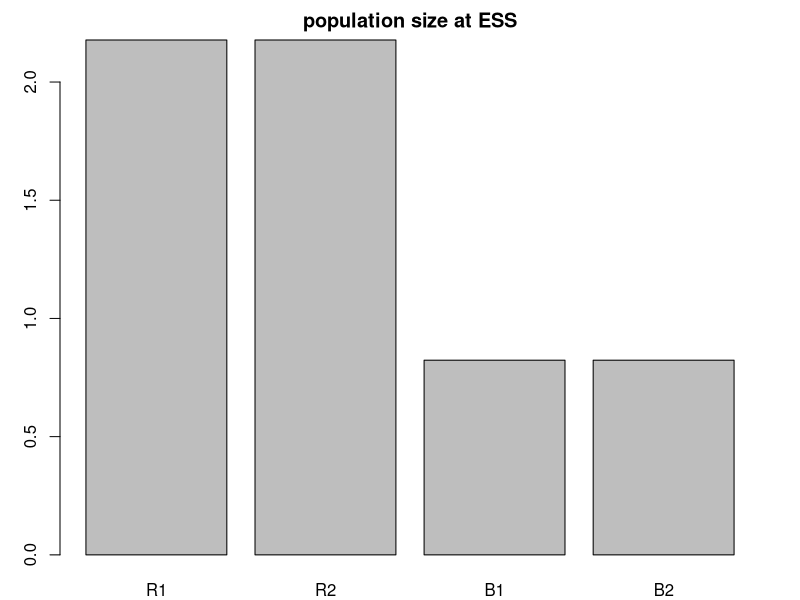
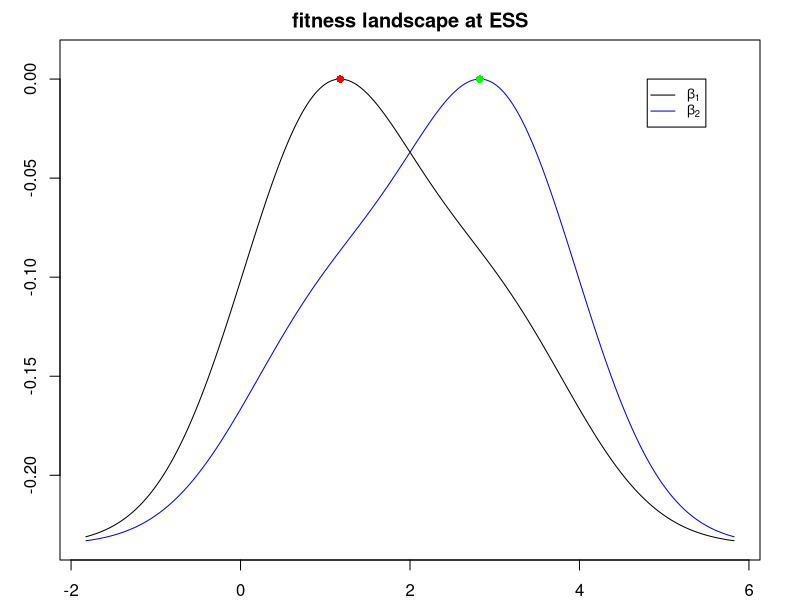
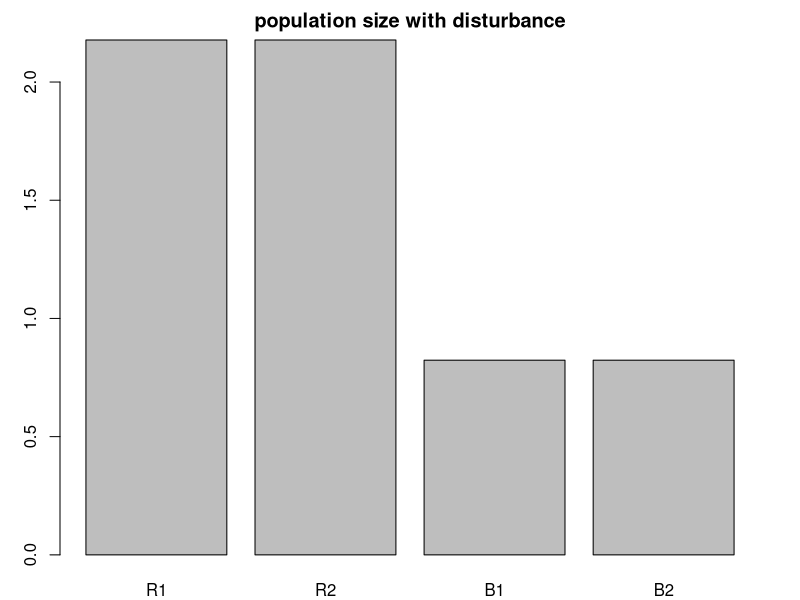
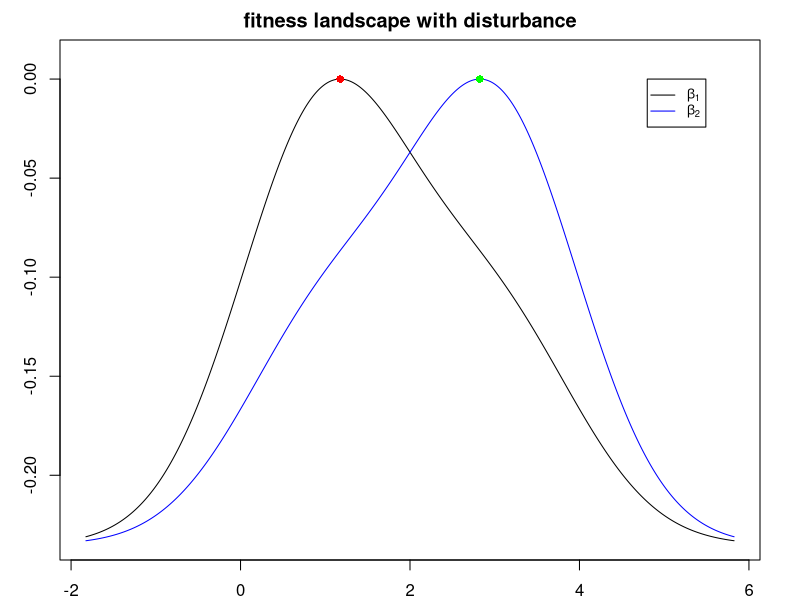
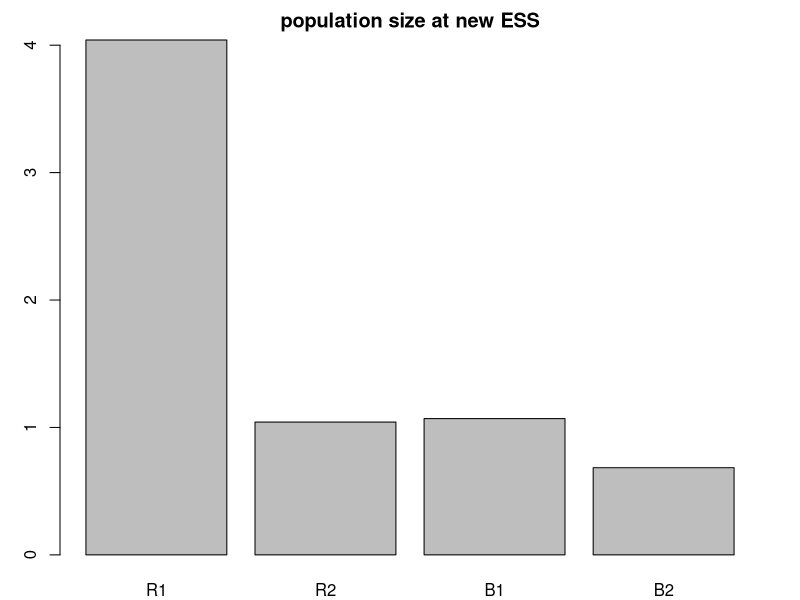
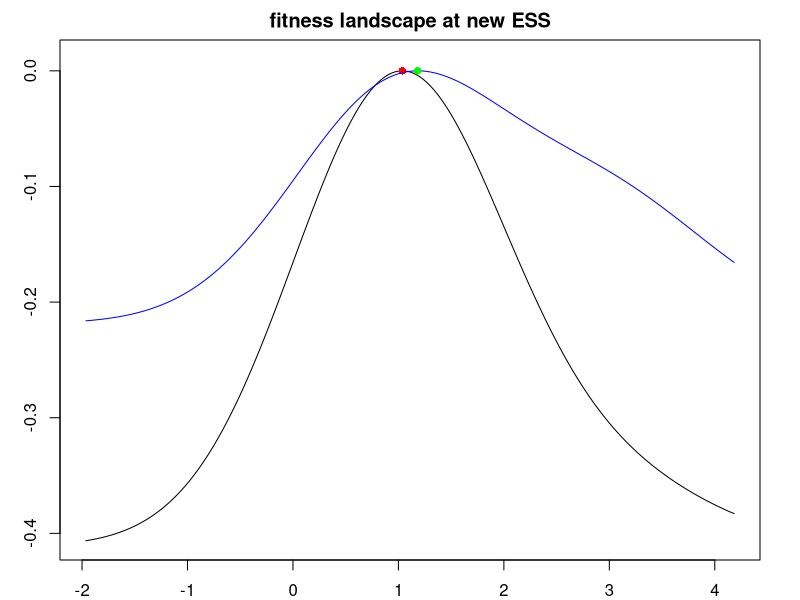
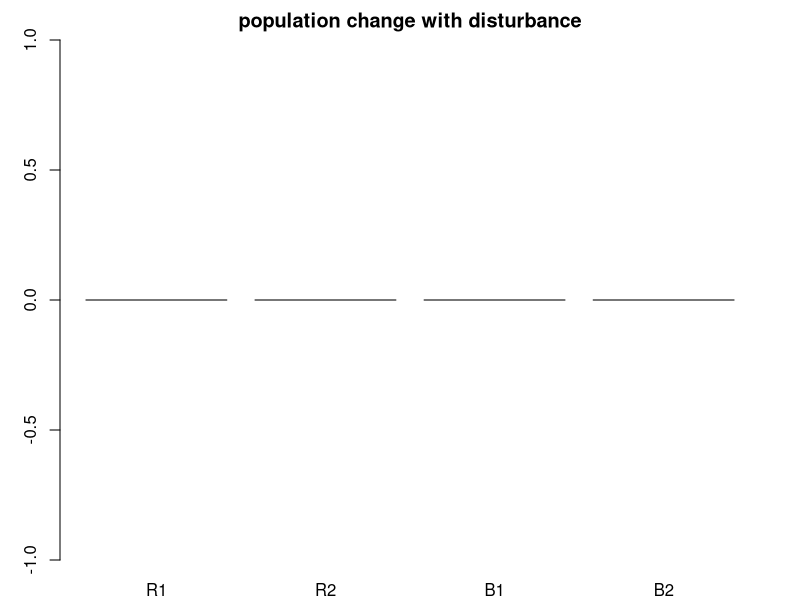
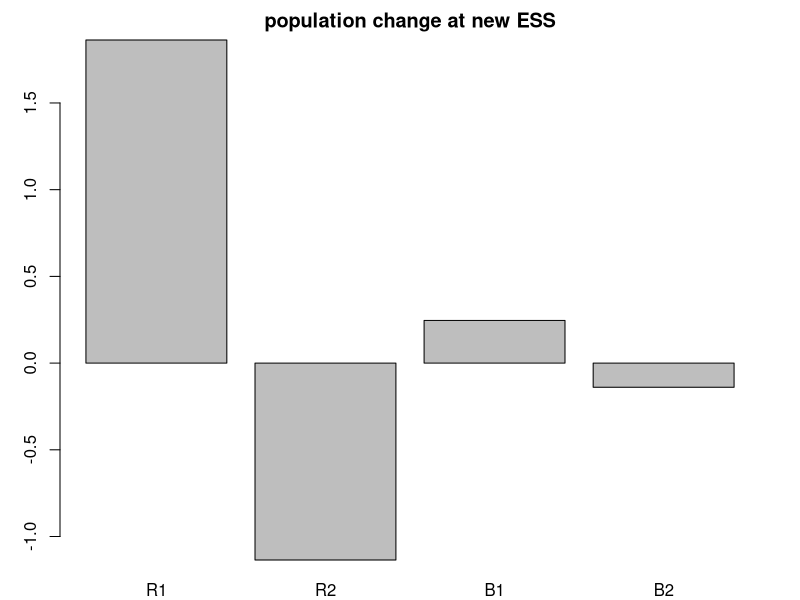

Write the R code that produced these figures, in order.
# This code is made by Lingzi Wang at Lund University.

# pamameters
parms<- list(
  rr<-c(gr<-1, gb<-1),  # growth rate of plant and pollinator populations
  rm<-c(rm1<-0, rm2<-0), # optimal traits of plants
  bm<-c(bm1<-0, bm2<-0), # optimal traits of pollinators
  resource_var<-c(rm_sig<-1, bm_sig<-1), # environmental niche widths 
  cp<-c(cp1<-1,cp2<-0.5), # competition coefficient
  KR<-c(KR1<-3,KR2<-3), # plant carrying capacity
  KB<-c(KB1<-1,KB2<-1), # pollinator carry capacity
  gamma<-c(gamma1<-1,gamma2<-3), # interactive trait values
  inter_trait<-c(r_sig<-1, b_sig<-1), # interactive niche widths
  cR<-c(cRH<-0.1,cRL<-0.05),  # convergent coefficient from pollinators to plants
  cB<-c(cBH<-0.1,cBL<-0.05), # convergent coefficient from plants to pollinators
  mu1<-0.5, # mutation rate
  mu2<-1, # mutation rate
  mu_sig<-1, # mutation range
  mu_step<-0.1 # mutation steps
)

# the interaction between the environment and plant and pollinator populations
ra_fun<-function(r,b,R_pop,B_pop){
  pop<-R_pop+B_pop
  ra<-rep(NA,pop)
  for (j in 1:R_pop) {
    ra[j]<-gr*exp(-(1/2)*((r[j]-rm[j])/rm_sig)^2)
  }
  for (j in 1:B_pop) {
    ra[R_pop+j]<-gb*exp(-(1/2)*((b[j]-bm[j])/bm_sig)^2)
  }
  return(ra)
}

# the interaction inside and between plants and pollinators
interaction<-function(r,b,beta,R_pop,B_pop){
  pop<-R_pop+B_pop
  inter<-matrix(rep(NA,pop*pop),nrow=pop)
  KR[1]<-KR1
  KR[2]<-KR2
  KB[1]<-KB1
  KB[2]<-KB2
  for (j in 1:R_pop) {
    for (k in 1:R_pop) {if (k==j) {inter[j,k]<--cp1/KR[j]} 
      else {inter[j,k]<--cp2/KR[j]}}
    for (k in 1:B_pop) {if (k==j) {inter[j,k+R_pop]<-cRH*exp(-(1/2)*((gamma[j]-beta[k])/r_sig)^2)} # mutualist interaction
      else {inter[j,k+R_pop]<-cRL*exp(-(1/2)*((gamma[j]-beta[k])/r_sig)^2)}}
  }
  for (j in 1:B_pop) {
    for (k in 1:R_pop) {if (k==j) {inter[j+R_pop,k]<-cBH*exp(-(1/2)*((beta[j]-gamma[k])/r_sig)^2)}  # mutualist interaction
      else {inter[j+R_pop,k]<-cBL*exp(-(1/2)*((beta[j]-gamma[k])/r_sig)^2)}}
    for (k in 1:B_pop) if (k==j) {inter[j+R_pop,k+R_pop]<--cp1/KB[j]}   
    else   {inter[j+R_pop,k+R_pop]<--cp2/KB[j]}
  }
  return(inter)
}

# Jacobian matrix
Jacob<-function (r,b,R,B) {
  dR1<-expression(R1*(gr*exp(-(1/2)*((r1-rm1)/rm_sig)^2)-(cp1*R1+cp2*R2)/KR1+cRH*exp(-(1/2)*((gamma1-beta1)/r_sig)^2)*B1+cRL*exp(-(1/2)*((gamma1-beta2)/r_sig)^2)*B2))
  dR2<-expression(R2*(gr*exp(-(1/2)*((r2-rm2)/rm_sig)^2)-(cp2*R1+cp1*R2)/KR2+cRL*exp(-(1/2)*((gamma2-beta1)/r_sig)^2)*B1+cRH*exp(-(1/2)*((gamma2-beta2)/r_sig)^2)*B2))
  dB1<-expression(B1*(gb*exp(-(1/2)*((b1-bm1)/bm_sig)^2)-(cp1*B1+cp2*B2)/KB1+cBH*exp(-(1/2)*((beta1-gamma1)/b_sig)^2)*R1+cBL*exp(-(1/2)*((beta1-gamma2)/b_sig)^2)*R2))
  dB2<-expression(B2*(gb*exp(-(1/2)*((b2-bm2)/bm_sig)^2)-(cp2*B1+cp1*B2)/KB2+cBL*exp(-(1/2)*((beta2-gamma1)/b_sig)^2)*R1+cBH*exp(-(1/2)*((beta2-gamma2)/b_sig)^2)*R2))
  
  R_pop<-sum(is.na(R)==0)
  B_pop<-sum(is.na(B)==0)
  
  R1<-R[1] 
  R2<-R[2]
  B1<-B[1]
  B2<-B[2]
  r1<-r[1]
  r2<-r[2]
  b1<-b[1]
  b2<-b[2]
  
  Jacob3<-matrix(c(eval(D(dR1,'R1')),eval(D(dR1,'R2')),eval(D(dR1,'B1')),eval(D(dR1,'B2')),
                   eval(D(dR2,'R1')),eval(D(dR2,'R2')),eval(D(dR2,'B1')),eval(D(dR2,'B2')),
                   eval(D(dB1,'R1')),eval(D(dB1,'R2')),eval(D(dB1,'B1')),eval(D(dB1,'B2')),
                   eval(D(dB2,'R1')),eval(D(dB2,'R2')),eval(D(dB2,'B1')),eval(D(dB2,'B2'))),
                 nrow=4,byrow = T)
  Jacob<-Jacob3
  eig<-eigen(Jacob)$values
  return(eig)
}

# invasion fitness
R1_invasion_fitness_for_derivative_fun<-function (r1_t,R1,R2,B1,B2){
  invasion_fitness<-expression(gr*exp(-(1/2)*((r1_t-rm1)/rm_sig)^2)-(cp1*R1+cp2*R2)/KR1+cRH*exp(-(1/2)*((gamma1-beta1_t)/r_sig)^2)*B1+cRL*exp(-(1/2)*((gamma1-beta2_t)/r_sig)^2)*B2)
  return(invasion_fitness)
}

R2_invasion_fitness_for_derivative_fun<-function (r2_t,R1,R2,B1,B2){
  invasion_fitness<-expression(gr*exp(-(1/2)*((r2_t-rm2)/rm_sig)^2)-(cp2*R1+cp1*R2)/KR2+cRL*exp(-(1/2)*((gamma2-beta1_t)/r_sig)^2)*B1+cRH*exp(-(1/2)*((gamma2-beta2_t)/r_sig)^2)*B2)
  return(invasion_fitness)
}

B1_invasion_fitness_for_derivative_fun<-function (b1_t,beta1_t,R1,R2,B1,B2){
  invasion_fitness<-expression(gb*exp(-(1/2)*((b1_t-bm1)/bm_sig)^2)-(cp1*B1+cp2*B2)/KB1+cBH*exp(-(1/2)*((beta1_t-gamma1)/b_sig)^2)*R1+cBL*exp(-(1/2)*((beta1_t-gamma2)/b_sig)^2)*R2)
  return(invasion_fitness)
}

B2_invasion_fitness_for_derivative_fun<-function (b2_t,beta2_t,R1,R2,B1,B2){
  invasion_fitness<-expression(gb*exp(-(1/2)*((b2_t-bm2)/bm_sig)^2)-(cp2*B1+cp1*B2)/KB2+cBL*exp(-(1/2)*((beta2_t-gamma1)/b_sig)^2)*R1+cBH*exp(-(1/2)*((beta2_t-gamma2)/b_sig)^2)*R2)
  return(invasion_fitness)
}

# selection greadient
R1_sele_gradient<-function(r1_t,R,B){
  fitness<-R1_invasion_fitness_for_derivative_fun(r1_t,R1,R2,B1,B2)
  sele_gradient_exp1<-D(fitness,'r1_t')
  R1<-R[1] 
  R2<-R[2]
  B1<-B[1] 
  B2<-B[2]
  sele_gradient<-NA
  sele_gradient<-eval(sele_gradient_exp1)
  return(sele_gradient)
}

R2_sele_gradient<-function(r2_t,R,B){
  fitness<-R2_invasion_fitness_for_derivative_fun(r2_t,R1,R2,B1,B2)
  sele_gradient_exp1<-D(fitness,'r2_t')
  R1<-R[1] 
  R2<-R[2]
  B1<-B[1] 
  B2<-B[2]
  sele_gradient<-NA
  sele_gradient<-eval(sele_gradient_exp1)
  return(sele_gradient)
}

B1_sele_gradient<-function(b1_t,beta1_t,R,B){
  fitness<-B1_invasion_fitness_for_derivative_fun(b1_t,beta1_t,R1,R2,B1,B2)
  sele_gradient_exp1<-D(fitness,'b1_t')
  sele_gradient_exp2<-D(fitness,'beta1_t')
  R1<-R[1] 
  R2<-R[2]
  B1<-B[1] 
  B2<-B[2]
  sele_gradient<-rep(NA,2)
  sele_gradient[1]<-eval(sele_gradient_exp1)
  sele_gradient[2]<-eval(sele_gradient_exp2)
  return(sele_gradient)
}

B2_sele_gradient<-function(b2_t,beta2_t,R,B){
  fitness<-B2_invasion_fitness_for_derivative_fun(b2_t,beta2_t,R1,R2,B1,B2)
  sele_gradient_exp1<-D(fitness,'b2_t')
  sele_gradient_exp2<-D(fitness,'beta2_t')
  R1<-R[1] 
  R2<-R[2]
  B1<-B[1] 
  B2<-B[2]
  sele_gradient<-rep(NA,2)
  sele_gradient[1]<-eval(sele_gradient_exp1)
  sele_gradient[2]<-eval(sele_gradient_exp2)
  return(sele_gradient)
}

#curvatures
R1_curvature<-function(r1_t,R,B){
  fitness<-R1_invasion_fitness_for_derivative_fun(r1_t,R1,R2,B1,B2)
  curve_exp1<-D(D(fitness,'r1_t'),'r1_t')
  R1<-R[1] 
  R2<-R[2]
  B1<-B[1] 
  B2<-B[2]
  curve<-NA
  curve<-eval(curve_exp1)
  return(curve)
}

R2_curvature<-function(r2_t,R,B){
  fitness<-R2_invasion_fitness_for_derivative_fun(r2_t,R1,R2,B1,B2)
  curve_exp1<-D(D(fitness,'r2_t'),'r2_t')
  R1<-R[1] 
  R2<-R[2]
  B1<-B[1] 
  B2<-B[2]
  curve<-NA
  curve<-eval(curve_exp1)
  return(curve)
}

B1_curvature<-function(b1_t,beta1_t,R,B){
  fitness<-B1_invasion_fitness_for_derivative_fun(b1_t,beta1_t,R1,R2,B1,B2)
  curve_exp1<-D(D(fitness,'b1_t'),'b1_t')
  curve_exp2<-D(D(fitness,'beta1_t'),'beta1_t')
  R1<-R[1] 
  R2<-R[2]
  B1<-B[1] 
  B2<-B[2]
  curve<-rep(NA,2)
  curve[1]<-eval(curve_exp1)
  curve[2]<-eval(curve_exp2)
  return(curve)
}

B2_curvature<-function(b2_t,beta2_t,R,B){
  fitness<-B2_invasion_fitness_for_derivative_fun(b2_t,beta2_t,R1,R2,B1,B2)
  curve_exp1<-D(D(fitness,'b2_t'),'b2_t')
  curve_exp2<-D(D(fitness,'beta2_t'),'beta2_t')
  R1<-R[1] 
  R2<-R[2]
  B1<-B[1] 
  B2<-B[2]
  curve<-rep(NA,2)
  curve[1]<-eval(curve_exp1)
  curve[2]<-eval(curve_exp2)
  return(curve)
}

beta_fitness_landscape<-function(b,beta,R,B){
  start<-min(beta[!is.na(beta)])-3
  end<-max(beta[!is.na(beta)])+3
  seq<-seq(start,end,by=0.0001)
  N<-length(seq)
  R1<-R[1]
  R2<-R[2]
  B1<-B[1]
  B2<-B[2]
  b1_t<-b[1]
  b2_t<-b[2]
  beta1_t<-beta[1]
  beta2_t<-beta[2]
  
  beta1_invasion_fitness<-NA
  beta2_invasion_fitness<-NA
  bb1_fit<-eval(B1_invasion_fitness_for_derivative_fun (b1_t,beta1_t,R1,R2,B1,B2))
  bb2_fit<-eval(B2_invasion_fitness_for_derivative_fun (b2_t,beta2_t,R1,R2,B1,B2))
  
  for(i in 1:N){
    beta1_t<-seq[i]
    beta1_invasion_fitness[i]<-eval(B1_invasion_fitness_for_derivative_fun (b1_t,beta1_t,R1,R2,B1,B2))
  }
  for(i in 1:N){
    beta2_t<-seq[i]
    beta2_invasion_fitness[i]<-eval(B2_invasion_fitness_for_derivative_fun (b2_t,beta2_t,R1,R2,B1,B2))
  }
  plot(seq,beta1_invasion_fitness,ylim=c(min(beta1_invasion_fitness,beta2_invasion_fitness),max(beta1_invasion_fitness,beta2_invasion_fitness)+0.01),type = "l",xlab = "trait a",ylab="fitness")
  points(beta[1],bb1_fit,col="red",pch=16)
  lines(seq,beta2_invasion_fitness,type = "l",,xlab = "trait b",ylab="fitness",col="blue")
  points(beta[2],bb2_fit,col="green",pch=16)
}

# initial values

# populations nums
R_pop<-2
B_pop<-2

# population sizes
R<-rep(NA,R_pop)
B<-rep(NA,B_pop)
r<-rep(NA,R_pop)
b<-rep(NA,B_pop)

# trait values
initials<-list(
  r<-c(r1<-0,r2<-0),
  b<-c(b1<-0,b2<-0),
  beta<-c(beta1<-1.5, beta2<-1.5)
)

t<-1; 
r1_t<-r[1]; r2_t<-r[2];b1_t<-b[1]; b2_t<-b[2]
beta1_t<-beta1; beta2_t<-beta2

# the system ESS

repeat { 
  r[1]<-r1_t
  r[2]<-r2_t
  b[1]<-b1_t
  b[2]<-b2_t
  beta[1]<-beta1_t
  beta[2]<-beta2_t
  ra<-ra_fun(r,b,R_pop,B_pop)
  inter<-interaction(r,b,beta,R_pop,B_pop)
  pop<-solve(inter,-ra)
  R<-pop[1:2]
  B<-pop[3:4]
  lambd<-Jacob(r,b,R,B)
  sel_R1<-R1_sele_gradient(r1_t,R,B)
  sel_R2<-R2_sele_gradient(r2_t,R,B)
  sel_B1<-B1_sele_gradient(b1_t,beta1_t,R,B)
  sel_B2<-B2_sele_gradient(b2_t,beta2_t,R,B)
  curve_R1<-R1_curvature(r1_t,R,B)
  curve_R2<-R2_curvature(r2_t,R,B)
  curve_B1<-B1_curvature(b1_t,beta1_t,R,B)
  curve_B2<-B2_curvature(b2_t,beta2_t,R,B)
  if(t%%10==0){cat(t,"traits","r1=",r1_t,"r2=",r2_t,"b1=",b1_t,"b2=",b2_t,"beta1=",beta1_t,"beta2=",beta2_t,"\n")}
  if ((any(R[which(!is.na(B)==1)]<0))|(any(B[which(!is.na(B)==1)]<0))){
    cat("extinction")
    break
  }
  if (any(Re(lambd)>0)){
    cat("unstable")
    break
  }
  if((any(abs(sel_R1)<1e-08)) | (any(abs(sel_R2)<1e-08)) | (any(abs(sel_B1)<1e-08)) | (any(abs(sel_B2)<1e-08)) ){
    
    
    if(all(curve_R1<0.0001)&all(curve_R2<0.0001)&all(curve_B1<0.0001)&all(curve_B2<0.0001)& (all(abs(sel_R1)<1e-08)) & (all(abs(sel_R2)<1e-08)) & (all(abs(sel_B1)<1e-08)) & (all(abs(sel_B2)<1e-08)) ){
      ESS_time<-t
      cat("ESS","at time t=",t,'!!!!!!\n')
      cat("traits","r1=",r1_t,"r2=",r2_t,"b1=",b1_t,"b2=",b2_t,"beta1=",beta1_t,"beta2=",beta2_t)
      break
    } else if((abs(sel_R1[1])<1e-08)&(curve_R1[1]>=0.0001)) {cat("branching");break}
    else if ((abs(sel_R2[1])<1e-08)&(curve_R2[1]>=0.0001)) {cat("branching");break}
    else if ((abs(sel_B1[1])<1e-08)&(curve_B1[1]>=0.0001)) {cat("branching");break}
    else if ((abs(sel_B1[2])<1e-08)&(curve_B1[2]>=0.0001)) {cat("branching");break}
    else if ((abs(sel_B2[1])<1e-08)&(curve_B2[1]>=0.0001)) {cat("branching");break}
    else if ((abs(sel_B2[2])<1e-08)&(curve_B2[2]>=0.0001)) {cat("branching");break}
    
    else {
      r1_t<-r1_t+1/2*mu1*mu_sig^2*mu_step*sel_R1[1]*R[1]
      r2_t<-r2_t+1/2*mu1*mu_sig^2*mu_step*sel_R2[1]*R[2]
      b1_t<-b1_t+1/2*mu1*mu_sig^2*mu_step*sel_B1[1]*B[1]
      beta1_t<-beta1_t+1/2*mu2*mu_sig^2*mu_step*sel_B1[2]*B[1]
      b2_t<-b2_t+1/2*mu1*mu_sig^2*mu_step*sel_B2[1]*B[2]
      beta2_t<-beta2_t+1/2*mu2*mu_sig^2*mu_step*sel_B2[2]*B[2]
      t<-t+1
    }
  } else {
    r1_t<-r1_t+1/2*mu1*mu_sig^2*mu_step*sel_R1[1]*R[1]
    r2_t<-r2_t+1/2*mu1*mu_sig^2*mu_step*sel_R2[1]*R[2]
    b1_t<-b1_t+1/2*mu1*mu_sig^2*mu_step*sel_B1[1]*B[1]
    beta1_t<-beta1_t+1/2*mu2*mu_sig^2*mu_step*sel_B1[2]*B[1]
    b2_t<-b2_t+1/2*mu1*mu_sig^2*mu_step*sel_B2[1]*B[2]
    beta2_t<-beta2_t+1/2*mu2*mu_sig^2*mu_step*sel_B2[2]*B[2]
    t<-t+1
  }
}

# population sizes & fitness landscapes
if ((all(R[which(!is.na(B)==1)]>0))&(all(B[which(!is.na(B)==1)]>0))&(all(lambd<0))) {     
  par(mfrow=c(1,1))
  par(mar = c(2, 3, 2, 2))
  barplot(c(R[1],R[2],B[1],B[2]),names.arg = c("R1","R2","B1","B2"))
  title(main = "population size at ESS",sub = "My subtitle")
  beta_fitness_landscape(b,beta,R,B)
  title(main = "fitness landscape at ESS",sub = "My subtitle")
  legend(4.8, 0, expression(paste(beta[1]),paste(beta[2])), col = c("black","blue"), lty = 1,
         pch = "", ncol = 1, cex = 0.8)
} else {cat ("extinct or unstable")}

pop_ess<-pop


# disturbance

KR1<-4 # carrying capacity changes

if ((all(R[which(!is.na(B)==1)]>0))&(all(B[which(!is.na(B)==1)]>0))&(all(lambd<0))) {
  par(mfrow=c(1,1))
  par(mar = c(2, 3, 2, 2))
  barplot(c(R[1],R[2],B[1],B[2]),names.arg = c("R1","R2","B1","B2"))
  title(main = "population size with disturbance",sub = "My subtitle")
  beta_fitness_landscape(b,beta,R,B)
  title(main = "fitness landscape with disturbance",sub = "My subtitle")
  legend(4.8, 0, expression(paste(beta[1]),paste(beta[2])), col = c("black","blue"), lty = 1,
         pch = "", ncol = 1, cex = 0.8)
  
}else {"extinction or unstable"}

pop_disturb<-pop


# the new system ESS after disturbance

t<-1; 
r1_t<-r[1]; r2_t<-r[2];b1_t<-b[1]; b2_t<-b[2]
beta1_t<-beta1; beta2_t<-beta2

repeat { 
  r[1]<-r1_t
  r[2]<-r2_t
  b[1]<-b1_t
  b[2]<-b2_t
  beta[1]<-beta1_t
  beta[2]<-beta2_t
  ra<-ra_fun(r,b,R_pop,B_pop)
  inter<-interaction(r,b,beta,R_pop,B_pop)
  pop<-solve(inter,-ra)
  R<-pop[1:2]
  B<-pop[3:4]
  lambd<-Jacob(r,b,R,B)
  sel_R1<-R1_sele_gradient(r1_t,R,B)
  sel_R2<-R2_sele_gradient(r2_t,R,B)
  sel_B1<-B1_sele_gradient(b1_t,beta1_t,R,B)
  sel_B2<-B2_sele_gradient(b2_t,beta2_t,R,B)
  curve_R1<-R1_curvature(r1_t,R,B)
  curve_R2<-R2_curvature(r2_t,R,B)
  curve_B1<-B1_curvature(b1_t,beta1_t,R,B)
  curve_B2<-B2_curvature(b2_t,beta2_t,R,B)
  if(t%%10==0){cat(t,"traits","r1=",r1_t,"r2=",r2_t,"b1=",b1_t,"b2=",b2_t,"beta1=",beta1_t,"beta2=",beta2_t,"pop_size=",pop,"\n")}
  if ((any(R[which(!is.na(B)==1)]<0))|(any(B[which(!is.na(B)==1)]<0))){
    cat("extinction")
    break
  }
  if (any(Re(lambd)>0)){
    cat("unstable")
    break
  }
  
  if((any(abs(sel_R1)<1e-08)) | (any(abs(sel_R2)<1e-08)) | (any(abs(sel_B1)<1e-08)) | (any(abs(sel_B2)<1e-08)) ){
    
    if(all(curve_R1<0.0001)&all(curve_R2<0.0001)&all(curve_B1<0.0001)&all(curve_B2<0.0001)& (all(abs(sel_R1)<1e-08)) & (all(abs(sel_R2)<1e-08)) & (all(abs(sel_B1)<1e-08)) & (all(abs(sel_B2)<1e-08)) ){
      ESS_time<-t
      cat("ESS","at time t=",t,'!!!!!!\n')
      cat("traits","r1=",r1_t,"r2=",r2_t,"b1=",b1_t,"b2=",b2_t,"beta1=",beta1_t,"beta2=",beta2_t,"pop_size=",pop)
      break
    } else if((abs(sel_R1[1])<1e-08)&(curve_R1[1]>=0.0001)) {cat("branching");break}
     else if ((abs(sel_R2[1])<1e-08)&(curve_R2[1]>=0.0001)) {cat("branching");break}
    else if ((abs(sel_B1[1])<1e-08)&(curve_B1[1]>=0.0001)) {cat("branching");break}
    else if ((abs(sel_B1[2])<1e-08)&(curve_B1[2]>=0.0001)) {cat("branching");break}
    else if ((abs(sel_B2[1])<1e-08)&(curve_B2[1]>=0.0001)) {cat("branching");break}
    else if ((abs(sel_B2[2])<1e-08)&(curve_B2[2]>=0.0001)) {cat("branching");break}
    
    else {
      r1_t<-r1_t+1/2*mu1*mu_sig^2*mu_step*sel_R1[1]*R[1]
      r2_t<-r2_t+1/2*mu1*mu_sig^2*mu_step*sel_R2[1]*R[2]
      b1_t<-b1_t+1/2*mu1*mu_sig^2*mu_step*sel_B1[1]*B[1]
      beta1_t<-beta1_t+1/2*mu2*mu_sig^2*mu_step*sel_B1[2]*B[1]
      b2_t<-b2_t+1/2*mu1*mu_sig^2*mu_step*sel_B2[1]*B[2]
      beta2_t<-beta2_t+1/2*mu2*mu_sig^2*mu_step*sel_B2[2]*B[2]
      t<-t+1
    }
  } else {
    r1_t<-r1_t+1/2*mu1*mu_sig^2*mu_step*sel_R1[1]*R[1]
    r2_t<-r2_t+1/2*mu1*mu_sig^2*mu_step*sel_R2[1]*R[2]
    b1_t<-b1_t+1/2*mu1*mu_sig^2*mu_step*sel_B1[1]*B[1]
    beta1_t<-beta1_t+1/2*mu2*mu_sig^2*mu_step*sel_B1[2]*B[1]
    b2_t<-b2_t+1/2*mu1*mu_sig^2*mu_step*sel_B2[1]*B[2]
    beta2_t<-beta2_t+1/2*mu2*mu_sig^2*mu_step*sel_B2[2]*B[2]
    t<-t+1
    
  }
}

# population sizes and fitness landscapes
if ((all(R[which(!is.na(B)==1)]>0))&(all(B[which(!is.na(B)==1)]>0))&(all(lambd<0))) {     
  par(mfrow=c(1,1))
  par(mar = c(2, 3, 2, 2))
  barplot(c(R[1],R[2],B[1],B[2]),names.arg = c("R1","R2","B1","B2"))
  title(main = "population size at new ESS",sub = "My subtitle")
  beta_fitness_landscape(b,beta,R,B)
  title(main = "fitness landscape at new ESS",sub = "My subtitle")
  legend(4.8, 0, expression(paste(beta[1]),paste(beta[2])), col = c("black","blue"), lty = 1,
         pch = "", ncol = 1, cex = 0.8)
} else {cat ("extinct or unstable")}

pop_new_ess<-pop

delta_disturb <- pop_disturb - pop_ess
delta_ess <- pop_new_ess - pop_ess

barplot(delta_disturb,names.arg = c("R1","R2","B1","B2"),horizontal=T)
title(main = "population change with disturbance",sub = "My subtitle")

barplot(delta_ess,names.arg = c("R1","R2","B1","B2"),horizontal=T)
title(main = "population change at new ESS",sub = "My subtitle")





